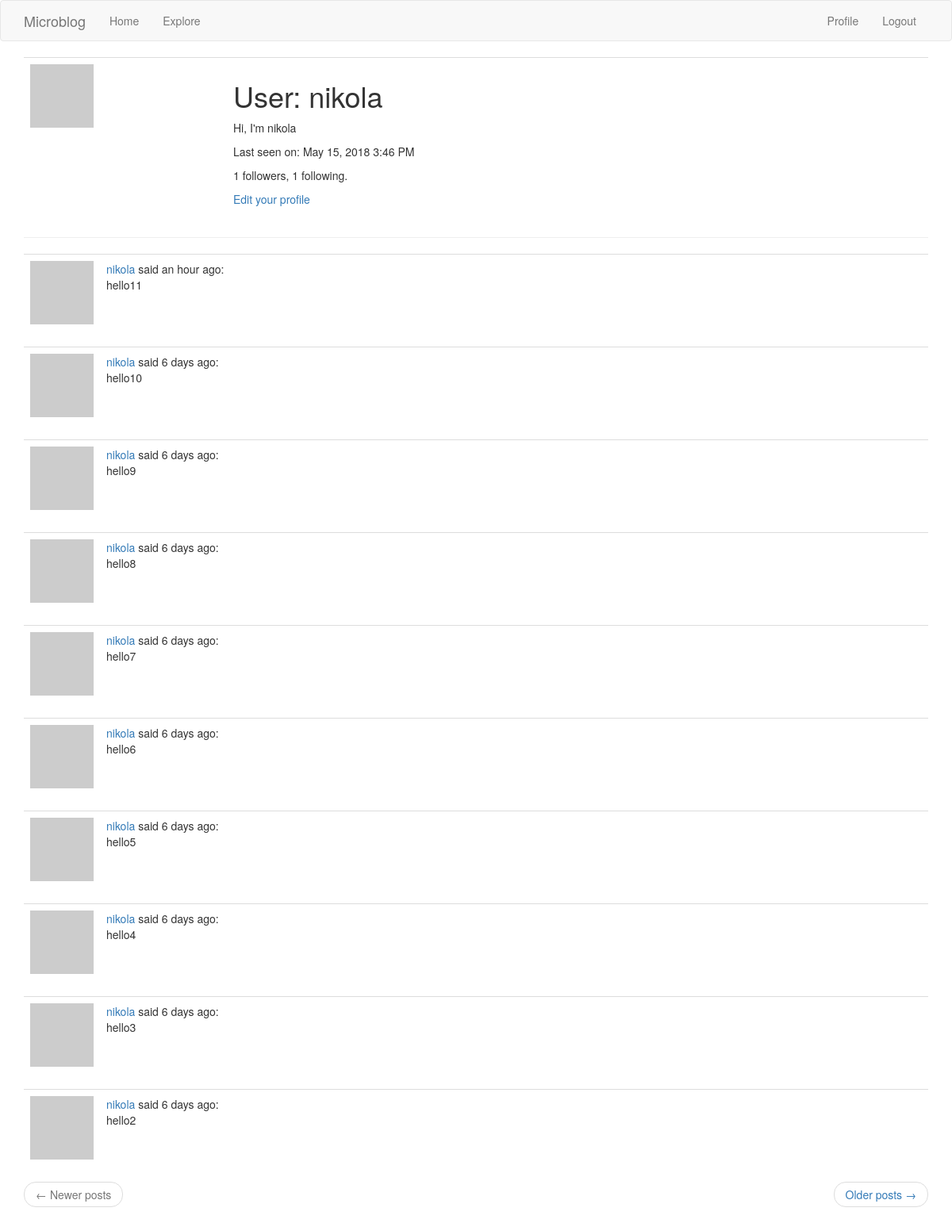
/user/nikola (signed in), run on the app's committed database.
### app1/models.py (models this page shows, shortened)
class User(UserMixin, db.Model):
    id = db.Column(db.Integer, primary_key=True)
    username = db.Column(db.String(64), index=True, unique=True)
    email = db.Column(db.String(120), index=True, unique=True)
    password_hash = db.Column(db.String(128))
    posts = db.relationship('Post', backref='author', lazy='dynamic')
    about_me = db.Column(db.String(140))
    last_seen = db.Column(db.DateTime, default=datetime.utcnow)
    follows = db.relationship(
        'User', secondary=followers,
        primaryjoin=(followers.c.follower_id == id),
        secondaryjoin=(followers.c.followed_id == id),
        backref=db.backref('followers', lazy='dynamic'), lazy='dynamic')
    def avatar(self, size):
        digest = md5(self.email.lower().encode('utf-8')).hexdigest()
        return 'https://www.gravatar.com/avatar/{}?d=identicon&s={}'.format(digest, size)

class Post(db.Model):
    id = db.Column(db.Integer, primary_key=True)
    body = db.Column(db.String(140))
    timestamp = db.Column(db.DateTime, index=True, default=datetime.utcnow)
    user_id = db.Column(db.Integer, db.ForeignKey('user.id'))

### app1/routes.py (the view)
@app.route('/user/<username>')
@login_required
def user(username):
    user = User.query.filter_by(username=username).first_or_404()
    page = request.args.get('page', 1, type=int)
    posts = user.posts.order_by(Post.timestamp.desc()).paginate(
        page, app.config['POSTS_PER_PAGE'], False)
    next_url = url_for('index', page=posts.next_num) \
        if posts.has_next else None
    prev_url = url_for('index', page=posts.prev_num) \
        if posts.has_prev else None
    return render_template('user.html', user=user, posts=posts.items, next_url=next_url, prev_url=prev_url)

### app1/models.py (called while the page is built)
@login.user_loader
def load_user(id):
    return User.query.get(int(id))

### app1/routes.py (called while the page is built)
@app.before_request
def before_request():
    if current_user.is_authenticated:
        current_user.last_seen = datetime.utcnow()
        db.session.commit()

### app1/templates/user.html
{% extends 'base.html' %}
{% block app_content %}
    <table class="table table-hover">
        <tr>
            <td width="256px"><img src="{{ user.avatar(256) }}"></td>
            <td>
                <h1>User: {{ user.username }}</h1>
                {% if user.about_me %}<p>{{ user.about_me }}</p>{% endif %}
                {% if user.last_seen %}
                <p>Last seen on: {{ moment(user.last_seen).format('LLL') }}</p>{% endif %}
                <p>{{ user.followers.count() }} followers, {{ user.follows.count() }} following.</p>
                {% if user == current_user %}
                <p><a href="{{ url_for('edit_profile') }}">Edit your profile</a></p>
                {% elif not current_user.is_following(user) %}
                <p><a href="{{ url_for('follow', username=user.username) }}">Follow</a></p>
                {% else %}
                <p><a href="{{ url_for('unfollow', username=user.username) }}">Unfollow</a></p>
                {% endif %}
            </td>
        </tr>
    </table>
    <hr>
    {% for post in posts %}
   		{% include '_post.html' %}
    {% endfor %}
    <nav aria-label="...">
        <ul class="pager">
            <li class="previous{% if not prev_url %} disabled{% endif %}">
                <a href="{{ prev_url or '#' }}">
                    <span aria-hidden="true">&larr;</span> Newer posts
                </a>
            </li>
            <li class="next{% if not next_url %} disabled{% endif %}">
                <a href="{{ next_url or '#' }}">
                    Older posts <span aria-hidden="true">&rarr;</span>
                </a>
            </li>
        </ul>
    </nav>
{% endblock %}

### app1/templates/_post.html
<table class="table table-hover">
    <tr>
        <td width="70px">
            <a href="{{ url_for('user', username=post.author.username) }}">
                <img src="{{ post.author.avatar(70) }}" />
            </a>
        </td>
        <td>
            <a href="{{ url_for('user', username=post.author.username) }}">
                {{ post.author.username }}
            </a>
            said {{ moment(post.timestamp).fromNow() }}:
            <br>
            {{ post.body }}
        </td>
    </tr>
</table>

### data on the page
User: username "nikola", about_me "Hi, I'm nikola", last_seen "May 15, 2018 3:46 PM"
Post: author.username "nikola", timestamp "an hour ago", body "hello11"
Post: author.username "nikola", timestamp "6 days ago", body "hello10"
Post: author.username "nikola", timestamp "6 days ago", body "hello9"
Post: author.username "nikola", timestamp "6 days ago", body "hello8"
Post: author.username "nikola", timestamp "6 days ago", body "hello7"
Post: author.username "nikola", timestamp "6 days ago", body "hello6"
Post: author.username "nikola", timestamp "6 days ago", body "hello5"
Post: author.username "nikola", timestamp "6 days ago", body "hello4"
Post: author.username "nikola", timestamp "6 days ago", body "hello3"
Post: author.username "nikola", timestamp "6 days ago", body "hello2"

### other printed values
{{ user.followers.count() }} "1"
{{ user.follows.count() }} "1"
